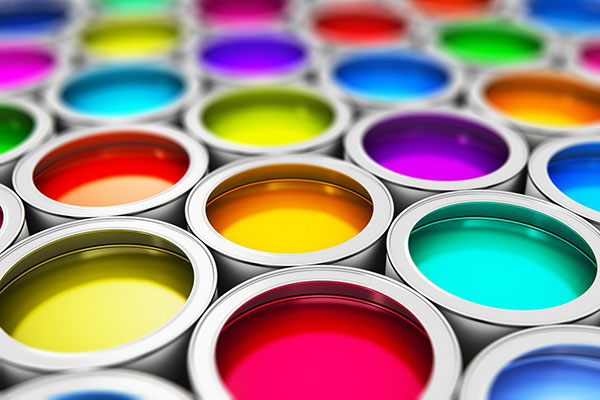
#> input picture images/color-paint.jpg, 600 x 400 px
$ python img-warp-perspective.py
#> lines starting #> are read from the running program, lines starting #| are printed output that depends on the picture
import cv2
import numpy as np

print("OpenCV Version:", cv2.__version__)

img = cv2.imread("images/color-paint.jpg")
#> img is the input picture: shape (400, 600, 3); mean B, G, R 132.8, 139.4, 154.5

# Get the size of the image
print(img.shape)
#| (400, 600, 3)

# Define Corners
width, height = 250, 350
pts1 = np.float32([[111,219],[287,188],[152,482],[352,440]])
pts2 = np.float32([[0,0],[width,0],[0,height],[width,height]])
matrix = cv2.getPerspectiveTransform(pts1, pts2)
imgOutput = cv2.warpPerspective(img, matrix, (width, height))
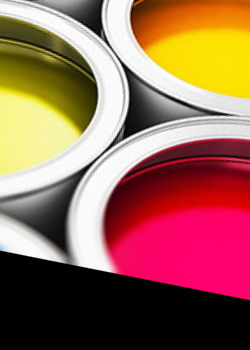
#> imgOutput: shape (350, 250, 3); mean B, G, R 84.7, 101.7, 150.5

cv2.imshow("Original Image", img)
cv2.imshow("Perspective Transform", imgOutput)

# Wait 5 secs. then close window
# cv2.waitKey(5000)

# Close window when key is pressed
cv2.waitKey(0)

$ run again, with images/kitten.jpg copied over images/color-paint.jpg
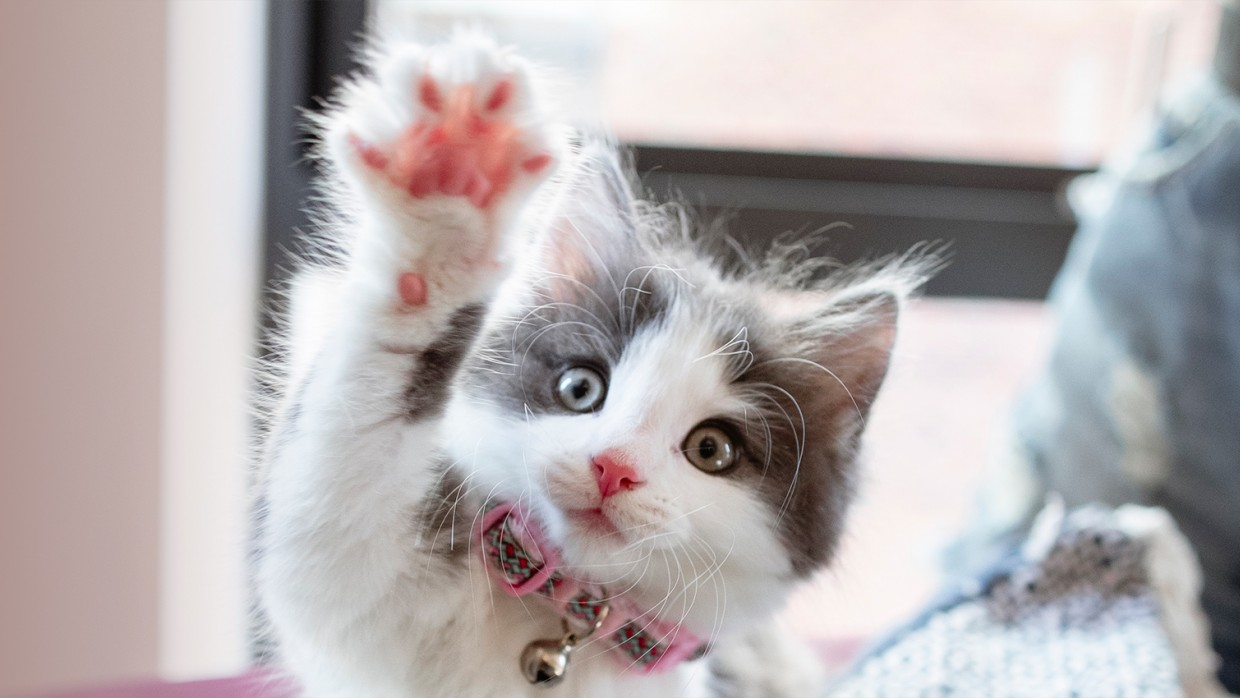
#> input picture images/kitten.jpg, 1240 x 698 px
#> img is the input picture: shape (698, 1240, 3); mean B, G, R 177, 176.3, 183.1
#| (698, 1240, 3)
#> `imgOutput = cv2.warpPerspective(img, matrix, (width, height))`:
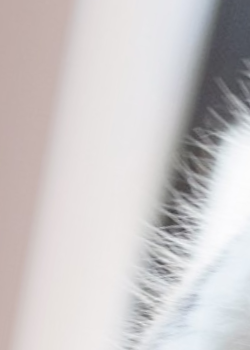
#> imgOutput: shape (350, 250, 3); mean B, G, R 201.1, 200.4, 204.6
